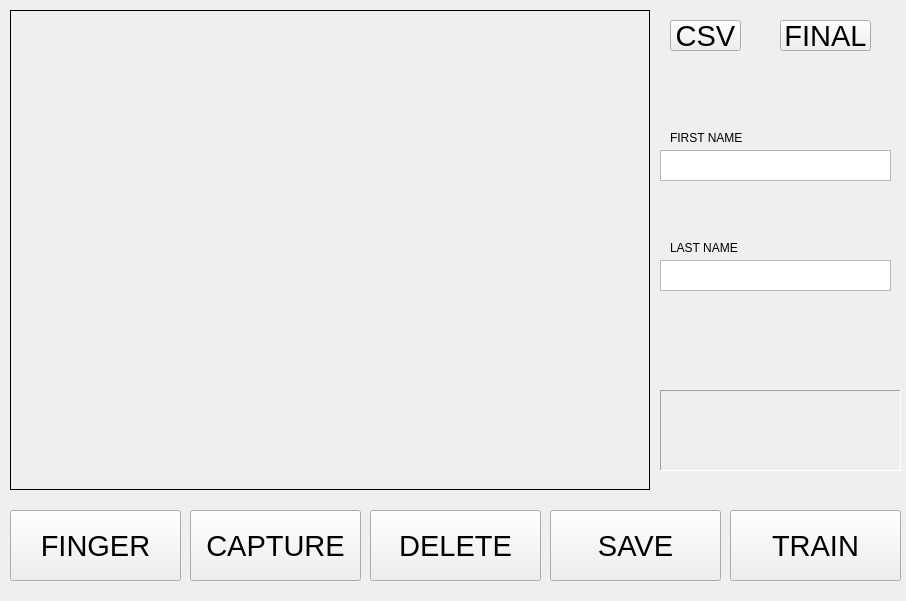
<?xml version="1.0" encoding="UTF-8"?>
<ui version="4.0">
 <class>REGISTRATION</class>
 <widget class="QMainWindow" name="REGISTRATION">
  <property name="geometry">
   <rect>
    <x>0</x>
    <y>0</y>
    <width>906</width>
    <height>601</height>
   </rect>
  </property>
  <property name="windowTitle">
   <string>MainWindow</string>
  </property>
  <widget class="QWidget" name="centralwidget">
   <widget class="QPushButton" name="pushCapture">
    <property name="geometry">
     <rect>
      <x>190</x>
      <y>510</y>
      <width>171</width>
      <height>71</height>
     </rect>
    </property>
    <property name="font">
     <font>
      <pointsize>22</pointsize>
     </font>
    </property>
    <property name="text">
     <string>CAPTURE</string>
    </property>
   </widget>
   <widget class="QPushButton" name="saveButton">
    <property name="geometry">
     <rect>
      <x>550</x>
      <y>510</y>
      <width>171</width>
      <height>71</height>
     </rect>
    </property>
    <property name="font">
     <font>
      <pointsize>22</pointsize>
     </font>
    </property>
    <property name="text">
     <string>SAVE</string>
    </property>
   </widget>
   <widget class="QPlainTextEdit" name="firstNameInput">
    <property name="geometry">
     <rect>
      <x>660</x>
      <y>150</y>
      <width>231</width>
      <height>31</height>
     </rect>
    </property>
    <property name="sizePolicy">
     <sizepolicy hsizetype="Fixed" vsizetype="Fixed">
      <horstretch>0</horstretch>
      <verstretch>0</verstretch>
     </sizepolicy>
    </property>
   </widget>
   <widget class="QPlainTextEdit" name="lastNameInput">
    <property name="geometry">
     <rect>
      <x>660</x>
      <y>260</y>
      <width>231</width>
      <height>31</height>
     </rect>
    </property>
   </widget>
   <widget class="QLabel" name="firstNameLabel">
    <property name="geometry">
     <rect>
      <x>670</x>
      <y>130</y>
      <width>151</width>
      <height>16</height>
     </rect>
    </property>
    <property name="text">
     <string>FIRST NAME</string>
    </property>
   </widget>
   <widget class="QLabel" name="lastNameLabel">
    <property name="geometry">
     <rect>
      <x>670</x>
      <y>240</y>
      <width>151</width>
      <height>16</height>
     </rect>
    </property>
    <property name="text">
     <string>LAST NAME</string>
    </property>
   </widget>
   <widget class="QLabel" name="displayVideo">
    <property name="geometry">
     <rect>
      <x>10</x>
      <y>10</y>
      <width>640</width>
      <height>480</height>
     </rect>
    </property>
    <property name="frameShape">
     <enum>QFrame::Box</enum>
    </property>
    <property name="text">
     <string/>
    </property>
   </widget>
   <widget class="QPushButton" name="trainButton">
    <property name="geometry">
     <rect>
      <x>730</x>
      <y>510</y>
      <width>171</width>
      <height>71</height>
     </rect>
    </property>
    <property name="font">
     <font>
      <pointsize>22</pointsize>
     </font>
    </property>
    <property name="text">
     <string>TRAIN</string>
    </property>
   </widget>
   <widget class="QLabel" name="warningText">
    <property name="geometry">
     <rect>
      <x>660</x>
      <y>390</y>
      <width>241</width>
      <height>81</height>
     </rect>
    </property>
    <property name="sizePolicy">
     <sizepolicy hsizetype="Fixed" vsizetype="Fixed">
      <horstretch>0</horstretch>
      <verstretch>0</verstretch>
     </sizepolicy>
    </property>
    <property name="frameShape">
     <enum>QFrame::Panel</enum>
    </property>
    <property name="frameShadow">
     <enum>QFrame::Sunken</enum>
    </property>
    <property name="text">
     <string/>
    </property>
    <property name="textFormat">
     <enum>Qt::PlainText</enum>
    </property>
    <property name="wordWrap">
     <bool>true</bool>
    </property>
   </widget>
   <widget class="QPushButton" name="fingerCapture">
    <property name="geometry">
     <rect>
      <x>10</x>
      <y>510</y>
      <width>171</width>
      <height>71</height>
     </rect>
    </property>
    <property name="font">
     <font>
      <pointsize>22</pointsize>
     </font>
    </property>
    <property name="text">
     <string>FINGER</string>
    </property>
   </widget>
   <widget class="QPushButton" name="deleteButton">
    <property name="geometry">
     <rect>
      <x>370</x>
      <y>510</y>
      <width>171</width>
      <height>71</height>
     </rect>
    </property>
    <property name="font">
     <font>
      <pointsize>22</pointsize>
     </font>
    </property>
    <property name="text">
     <string>DELETE</string>
    </property>
   </widget>
   <widget class="QPushButton" name="csvexp">
    <property name="geometry">
     <rect>
      <x>670</x>
      <y>20</y>
      <width>71</width>
      <height>31</height>
     </rect>
    </property>
    <property name="font">
     <font>
      <pointsize>22</pointsize>
     </font>
    </property>
    <property name="text">
     <string>CSV</string>
    </property>
   </widget>
   <widget class="QPushButton" name="printtally">
    <property name="geometry">
     <rect>
      <x>780</x>
      <y>20</y>
      <width>91</width>
      <height>31</height>
     </rect>
    </property>
    <property name="font">
     <font>
      <pointsize>22</pointsize>
     </font>
    </property>
    <property name="text">
     <string>FINAL</string>
    </property>
   </widget>
  </widget>
 </widget>
 <resources/>
 <connections/>
</ui>
